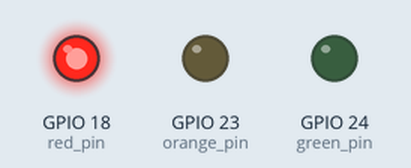
A program run on a simulated Raspberry Pi (BCM pin numbers). On the bench: output pins drawn as LEDs (lit = HIGH).

Above: at 1.5 s.
At 3.2 s:
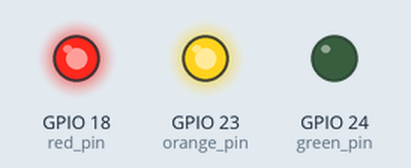
At 6.0 s:
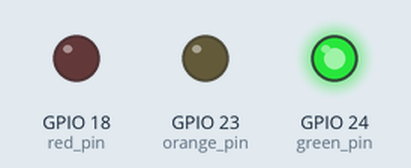
At 8.7 s:
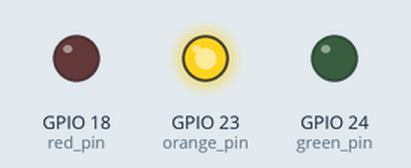
Timing chart, 0 to 11.7 s (numbered marks = the images above):
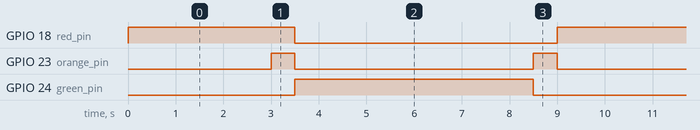

Measured:
- by itself, GPIO 18 (red_pin): alternates HIGH for 3.5 s and LOW for 5.5 s
- by itself, GPIO 23 (orange_pin): repeats every 9.0 s: LOW 5.0 s, HIGH 0.50 s, LOW 3.0 s, HIGH 0.50 s
- by itself, GPIO 24 (green_pin): alternates HIGH for 5.0 s and LOW for 4.0 s

The program:

traffic_signal.py
```python
import RPi.GPIO as GPIO
import time

GPIO.setmode(GPIO.BCM)

red_pin = 18
orange_pin = 23
green_pin = 24

GPIO.setup(red_pin, GPIO.OUT)
GPIO.setup(orange_pin, GPIO.OUT)
GPIO.setup(green_pin, GPIO.OUT)


def set_leds(red, orange, green):
    GPIO.output(red_pin, red)
    GPIO.output(orange_pin, orange)
    GPIO.output(green_pin, green)


try:
    while True:
        set_leds(1, 0, 0)
        time.sleep(3)
        set_leds(1, 1, 0)
        time.sleep(0.5)
        set_leds(0, 0, 1)
        time.sleep(5)
        set_leds(0, 1, 0)
        time.sleep(0.5)

finally:
    print("Cleaning up")
    GPIO.cleanup()
```
